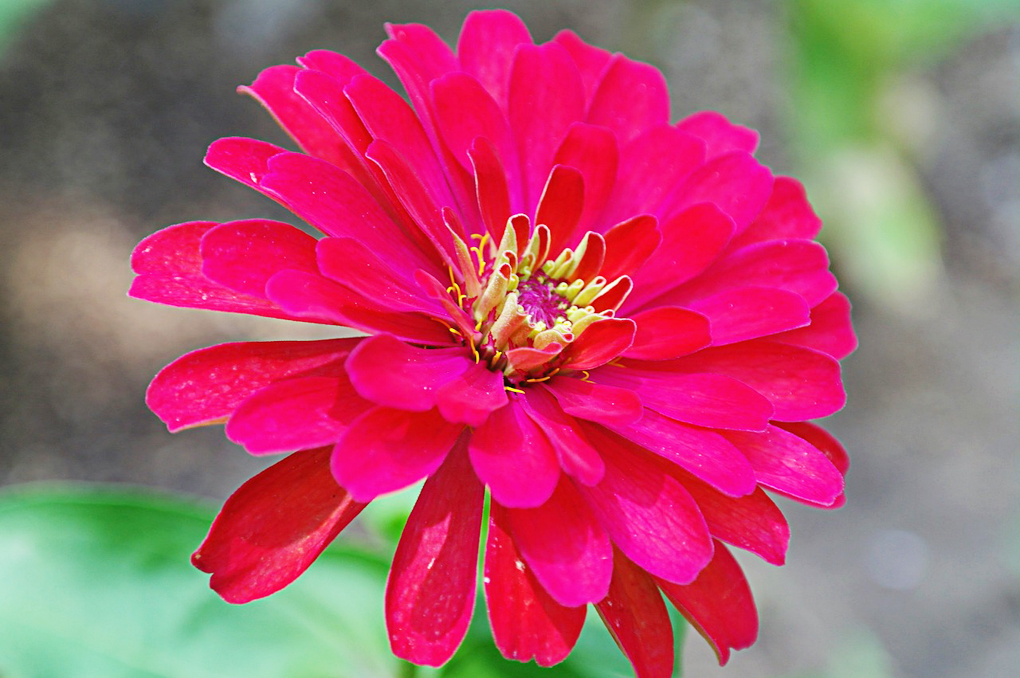
#> input picture Rupee_identifier/Models/Top-20-lotus-flower-Free-images-Hd-Download.jpg, 1020 x 678 px; its folder holds only this picture in this run
$ python imagechange.py
#> lines starting #> are read from the running program, lines starting #| are printed output that depends on the picture
import cv2 as cv
import os
import timeit as time
import pandas as pd
import numpy as np
import openpyxl

# Path below represents the respective path of train images.
# New images can be added to this folder related to the Model.
# If the Path of your local system is different, it can be modified.

path = os.listdir("Models")

# Below is the main function for changing. It automatically categories images and save then on respective folders.

def imagechange():
    bimage = 0
    hist_name = 0
    for images in path:
        bimage=bimage+1
        file = cv.imread(os.path.join("Models",images),0)
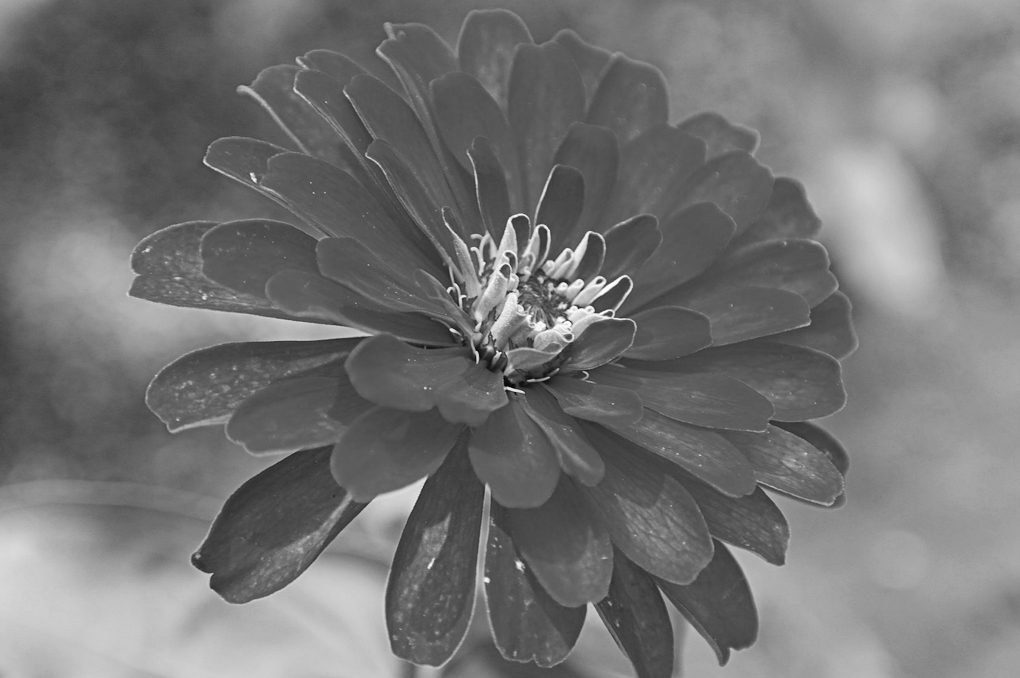
#> file: shape (678, 1020); min 2, max 254, mean 115.7
        save_dir = os.path.join("bwimage")
        cv.imwrite(os.path.join(save_dir,f"flower{bimage}.jpg"),file)

        # Image convert to HistImage.
        hist_name = hist_name+1

        # Change "file" below to "images" to get the HistImage of the orginal Image
        histimage = cv.equalizeHist(file)
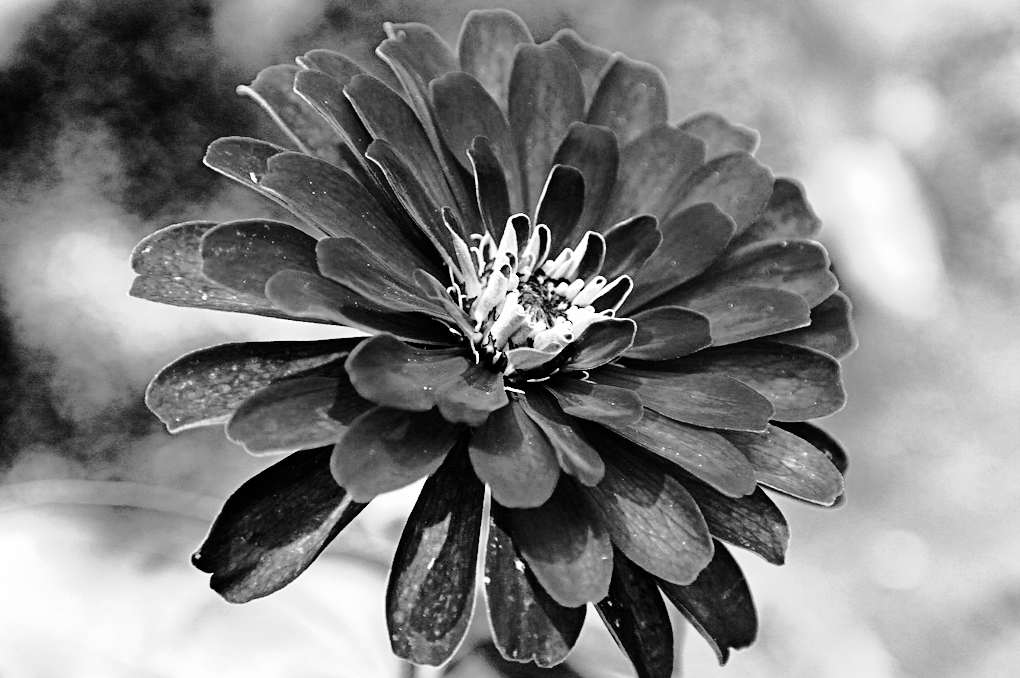
#> histimage: shape (678, 1020); min 0, max 255, mean 128.7
        save_hist_img = os.path.join("histimage")
        cv.imwrite(os.path.join(save_hist_img,f"flower{hist_name}.jpg"),histimage)

        # start_time = time.timeit()
        flatten_image = histimage.flatten()
        # print(flatten_image.shape)
        create_xl = pd.DataFrame(columns=flatten_image)
#> create_xl = table of 0 rows and 691560 columns
        create_xl.to_csv('trainfile.csv', mode='a', index=False)
        stop_time = time.timeit()
        # print(start_time - stop_time)
    print("Process Sucess")


# Function avoid the occurence of errors
def callfunction():
    try:
        if os.path.isdir("bwimage") == True and os.path.isdir("histimage") == True:
            imagechange()

        else:
            os.mkdir("histimage")
            os.mkdir("bwimage")
            imagechange()

    except FileExistsError:
        imagechange()

callfunction()
